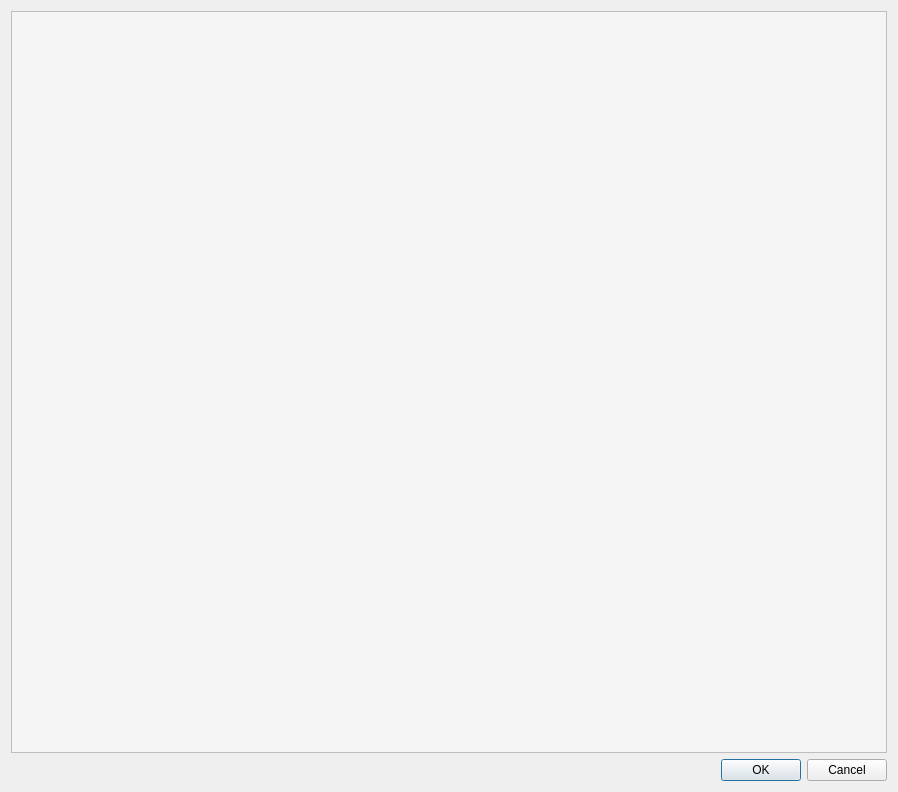
<?xml version="1.0" encoding="UTF-8"?>
<ui version="4.0">
 <class>ScannerLog</class>
 <widget class="QDialog" name="ScannerLog">
  <property name="geometry">
   <rect>
    <x>0</x>
    <y>0</y>
    <width>898</width>
    <height>792</height>
   </rect>
  </property>
  <property name="minimumSize">
   <size>
    <width>898</width>
    <height>792</height>
   </size>
  </property>
  <property name="windowTitle">
   <string>Dialog</string>
  </property>
  <layout class="QVBoxLayout" name="verticalLayout_2">
   <item>
    <layout class="QVBoxLayout" name="verticalLayout">
     <item>
      <widget class="QPlainTextEdit" name="plte_log">
       <property name="font">
        <font>
         <pointsize>10</pointsize>
        </font>
       </property>
       <property name="styleSheet">
        <string notr="true">background-color: rgb(245, 245, 245);
color: rgb(75, 111, 222);</string>
       </property>
      </widget>
     </item>
     <item>
      <widget class="QDialogButtonBox" name="buttonBox">
       <property name="orientation">
        <enum>Qt::Horizontal</enum>
       </property>
       <property name="standardButtons">
        <set>QDialogButtonBox::Cancel|QDialogButtonBox::Ok</set>
       </property>
      </widget>
     </item>
    </layout>
   </item>
  </layout>
 </widget>
 <resources/>
 <connections>
  <connection>
   <sender>buttonBox</sender>
   <signal>accepted()</signal>
   <receiver>ScannerLog</receiver>
   <slot>accept()</slot>
   <hints>
    <hint type="sourcelabel">
     <x>248</x>
     <y>254</y>
    </hint>
    <hint type="destinationlabel">
     <x>157</x>
     <y>274</y>
    </hint>
   </hints>
  </connection>
  <connection>
   <sender>buttonBox</sender>
   <signal>rejected()</signal>
   <receiver>ScannerLog</receiver>
   <slot>reject()</slot>
   <hints>
    <hint type="sourcelabel">
     <x>316</x>
     <y>260</y>
    </hint>
    <hint type="destinationlabel">
     <x>286</x>
     <y>274</y>
    </hint>
   </hints>
  </connection>
 </connections>
</ui>
